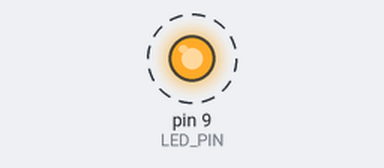
Bench run of a program on a simulated Arduino Nano, built with avr-gcc and run on an emulated ATmega328P. Parts: output pins drawn as LEDs (lit = HIGH). Dashed ring = blinking. Storage starts empty; pins used as bus, display or sensor lines are not drawn; what the program prints to the serial monitor is not drawn.

Above: at 0.9 s.
Timing chart, 0 to 4.2 s (numbered marks = the images above):
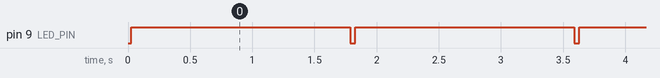

The program:

main.cpp
```cpp
// (licence header left out)
#include <Arduino.h>
#include <MAX31856.h>
#include <SdFat.h>

#define LED_PIN 9
#define MUX_PIN_A 5
#define MUX_PIN_B 6
#define MUX_PIN_C 7
#define MAX_CS 8
#define SD_CS 10
#define SD_CD 4
#define MAX_FAULT 3
#define MAX_DATA_READY 2

#define SWITCHING_DELAY_MS 220
#define NUM_THERMOCOUPLES 8

const int BOARD_PINS[] = {LED_PIN, MAX_CS, SD_CS, SD_CD, MAX_FAULT, MAX_DATA_READY};
const int BOARD_PIN_DIR[] = {OUTPUT, OUTPUT, OUTPUT, INPUT, INPUT, INPUT};
const int MUX_PINS[] = {MUX_PIN_A, MUX_PIN_B, MUX_PIN_C};

double ColdJunctionTemp;
double ThermocoupleTemp[NUM_THERMOCOUPLES];
unsigned int timeStamp;

MAX31856 MAX;
SdFat SD;
File dataFile;

/**
 * \brief Function to indicate any failure
 * \param None
 * \return None
 */
void showFailure()
{
	digitalWrite(LED_PIN, HIGH);
	delay(250);
	digitalWrite(LED_PIN, LOW);
	delay(250);
}

/**
 * \brief Function to indicate successful initialisation
 * \param None
 * \return None
 */
void showSuccess()
{
	digitalWrite(LED_PIN, HIGH);
	delay(1000);
	digitalWrite(LED_PIN, LOW);
	delay(1000);
}

/**
 * \brief Function to select a specific MUX pin
 * \param Pin_Number The pin to be selected (0-7)
 * \return None
 */
void selectPin(int Pin_Number)
{
	for (int Pin = 0; Pin < 3; Pin++)
		digitalWrite(MUX_PINS[Pin], (Pin_Number & (1 << Pin)) != 0);
}

/**
 * \brief Function to read a single thermocouple
 * \param Thermocouple_Number The pin number of the thermocouple to be read (1-8)
 * \return None
 */
void readSingleThermocouple(int Thermocouple_Number)
{
	selectPin(Thermocouple_Number - 1);
	delay(SWITCHING_DELAY_MS);
	ThermocoupleTemp[Thermocouple_Number - 1] = MAX.readThermocoupleTemperature();
}

/**
 * \brief Function to cycle through all thermocouples
 * \param None
 * \return None
 */
void cycleThroughThermocouples()
{
	digitalWrite(LED_PIN, HIGH);
	for (int i = 1; i <= NUM_THERMOCOUPLES; i++)
		readSingleThermocouple(i);

	ColdJunctionTemp = MAX.readCJTemperature();
	Serial.print(timeStamp);
	Serial.print(",");
	for (int i = 0; i < NUM_THERMOCOUPLES; i++)
	{
		Serial.print(ThermocoupleTemp[i]);
		Serial.print(",");
	}
	Serial.println(ColdJunctionTemp);
	digitalWrite(LED_PIN, LOW);
}

/// \brief Setup Function
void setup()
{
	for (int i = 0; i < int(sizeof(BOARD_PINS) / sizeof(int)); i++)
		pinMode(BOARD_PINS[i], BOARD_PIN_DIR[i]);
	for (int i = 0; i < 3; i++)
		pinMode(MUX_PINS[i], OUTPUT);
	delayMicroseconds(10);
	Serial.begin(9600);
	digitalWrite(MAX_CS, HIGH);
	digitalWrite(SD_CS, HIGH);
	SD.begin(SD_CS);
	SD.remove("data.txt");
	SD.end();
}

/// \brief Loop Function
void loop()
{
	delay(1);
	digitalWrite(SD_CS, HIGH);
	MAX.begin(MAX_CS);
	timeStamp = millis() / 1000;
	cycleThroughThermocouples();
	delay(1);
	digitalWrite(MAX_CS, HIGH);
	SD.begin(SD_CS);
	dataFile = SD.open("data.txt", FILE_WRITE);
	if (dataFile)
	{
		dataFile.print(timeStamp);
		dataFile.print(",");
		for (int i = 0; i < NUM_THERMOCOUPLES; i++)
		{
			dataFile.print(ThermocoupleTemp[i]);
			dataFile.print(",");
		}
		dataFile.println(ColdJunctionTemp);
		dataFile.close();
	}
	SD.end();
}
```

Measured:
- by itself, pin 9 (LED_PIN): alternates HIGH for 1.8 s and LOW for 0.04 s
